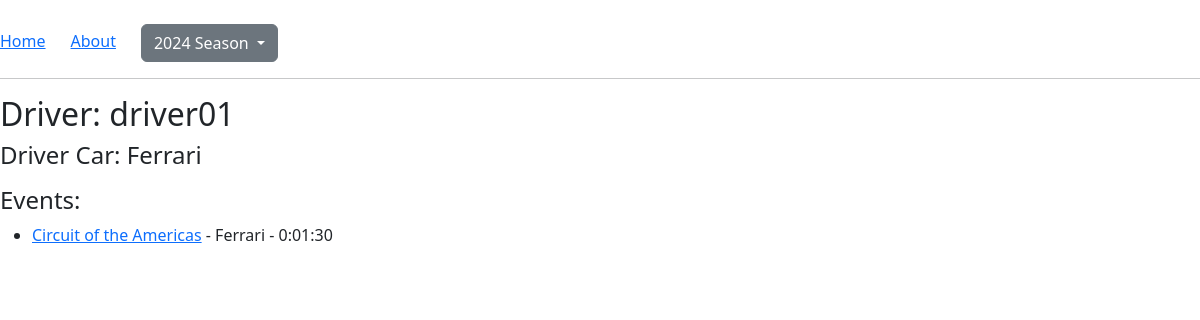
/driver/driver01, run on the app's committed database.
### app/models.py (models this page shows, shortened)
class Driver(db.Model):
    id: so.Mapped[int] = so.mapped_column(primary_key=True)
    driver_name: so.Mapped[str] = so.mapped_column(sa.String(64), index=True, unique=True)
    driver_car: so.Mapped[str] = so.mapped_column(sa.String(64), index=True, unique=True)
    laptimes: so.Mapped[list["Laptime"]] = so.relationship("Laptime", back_populates="driver")

class Laptime(db.Model):
    id: so.Mapped[int] = so.mapped_column(primary_key=True)
    driver_id: so.Mapped[Optional[int]] = so.mapped_column(sa.ForeignKey('driver.id'))
    event_id: so.Mapped[Optional[int]] = so.mapped_column(sa.ForeignKey('event.id'))
    laptime: so.Mapped[datetime.timedelta] = so.mapped_column(sa.Interval)
    driver: so.Mapped["Driver"] = so.relationship("Driver", back_populates="laptimes")
    event: so.Mapped["Event"] = so.relationship("Event", back_populates="laptimes")

class Event(db.Model):
    id: so.Mapped[int] = so.mapped_column(primary_key=True)
    event_name: so.Mapped[str] = so.mapped_column(sa.String(64), index=True, unique=True)
    event_date: so.Mapped[datetime.date] = so.mapped_column(sa.Date, index=True)
    laptimes: so.Mapped[list["Laptime"]] = so.relationship("Laptime", back_populates="event")

### app/routes.py (the view)
@app.route('/driver/<driver_name>')
def driver(driver_name):
    driver = db.first_or_404(sa.select(Driver).where(Driver.driver_name == driver_name))
    return render_template('driver.html', driver=driver)

### app/__init__.py (called while the page is built)
@app.context_processor
def inject_globals():
    drivers = db.session.scalars(sa.select(Driver)).all()
    events = db.session.scalars(sa.select(Event)).all()
    return {
        'drivers': drivers,
        'events': events
    }

### app/templates/driver.html
{% extends "base.html" %}
{% block content %}
    <h2> Driver: {{ driver.driver_name}} </h2>
    <h4> Driver Car: {{ driver.driver_car }}</h4>
    <p>
        <h4>Events:</h4>
        <ul>
            {% for laptime in driver.laptimes %}
            <li><a href="{{ url_for('event', event_id=laptime.event.id) }}">{{ laptime.event.event_name }}</a> - {{ laptime.driver.driver_car}} - {{ laptime.laptime }} </li>
            {% endfor %}
        </ul>
    </p>
{% endblock %}

### data on the page
Driver: driver_name "driver01", driver_car "Ferrari"
Laptime: event.event_name "Circuit of the Americas", driver.driver_car "Ferrari", laptime "0:01:30"
